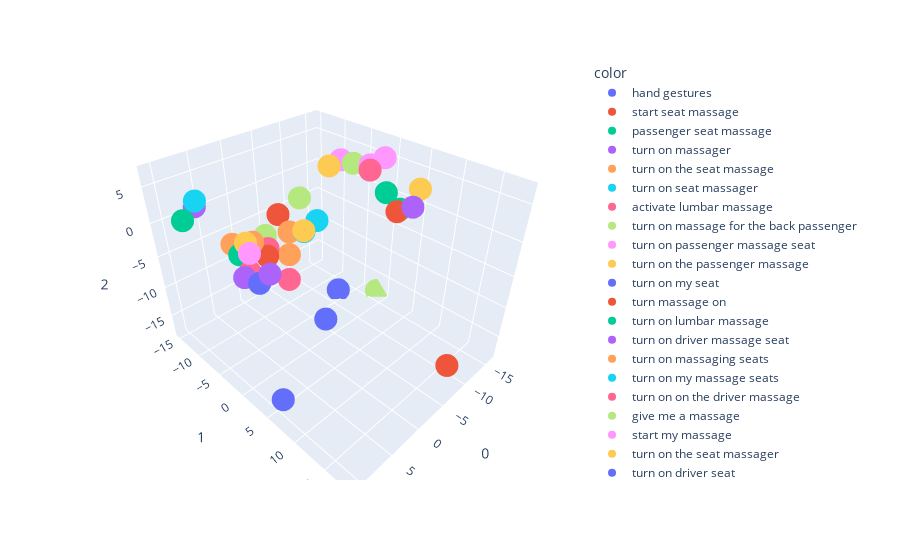

Source (notebook cell):
### Markdown cell above
<span style="font-size:28px; color:yellow">3D plot of LLM Utterances</span>

### Code cell
from sklearn.preprocessing import StandardScaler
from sklearn.decomposition import PCA
from sklearn.manifold import TSNE
import plotly.express as px
import plotly.graph_objs as go
import numpy as np
import pandas as pd

def embedding(utterance : str):
    embedding = hf_small.embed_query(utterance)
    return embedding

pathname = '/home/devbox/test/Diversifying_uttr/data/Seat_massage/'
filename = 'LLM_utt.csv'
in_file = (pathname + filename)
df = pd.read_csv(in_file)
llm_utt_col = df['User_utterance'].to_list()
number_rows = int(input("Number of PCA samples: ")) 

pca_array = []
start_idx = 29
for m, llm in enumerate(llm_utt_col[start_idx-2:start_idx+number_rows]):
    pca_array.append(list(embedding(llm)))
print(f"Original dimension {np.shape(pca_array)}")

std_scaler = StandardScaler()
scaled_df = std_scaler.fit_transform(pca_array)

pca = PCA(n_components=3)
vectors = pca.fit_transform(scaled_df)

print(f'Transformed dimension: {vectors.shape}')
#tsne = TSNE(n_components=3, perplexity=2)
#tsne_result = tsne.fit_transform(scaled_df)
#print(f'TSNE result shape: {tsne_result.shape}')

fig = px.scatter_3d(vectors[:300],x=0,y=1,z=2, color=llm_utt_col[start_idx-2:start_idx+number_rows])
#fig.update_layout(scene_camera_up=dict(x=0, y=0, z=1), scene_camera_eye=dict(x=0, y=-1, z=0))
fig.show()

### Figure 1 — Plotly figure (JSON) as saved in the notebook; plotly's stock layout.template omitted (floating-point values rounded to 4 significant figures)
{"data": [{"hovertemplate": "color=hand gestures<br>0=%{x}<br>1=%{y}<br>2=%{z}<extra></extra>", "legendgroup": "hand gestures", "marker": {"color": "#636efa", "symbol": "circle"}, "mode": "markers", "name": "hand gestures", "scene": "scene", "showlegend": true, "type": "scatter3d", "x": [-11.75], "y": [-5.88], "z": [-17.58]}, {"hovertemplate": "color=start seat massage<br>0=%{x}<br>1=%{y}<br>2=%{z}<extra></extra>", "legendgroup": "start seat massage", "marker": {"color": "#EF553B", "symbol": "circle"}, "mode": "markers", "name": "start seat massage", "scene": "scene", "showlegend": true, "type": "scatter3d", "x": [-0.4981], "y": [-5.726], "z": [0.5535]}, {"hovertemplate": "color=passenger seat massage<br>0=%{x}<br>1=%{y}<br>2=%{z}<extra></extra>", "legendgroup": "passenger seat massage", "marker": {"color": "#00cc96", "symbol": "circle"}, "mode": "markers", "name": "passenger seat massage", "scene": "scene", "showlegend": true, "type": "scatter3d", "x": [8.851], "y": [-12.89], "z": [0.5455]}, {"hovertemplate": "color=turn on massager<br>0=%{x}<br>1=%{y}<br>2=%{z}<extra></extra>", "legendgroup": "turn on massager", "marker": {"color": "#ab63fa", "symbol": "circle"}, "mode": "markers", "name": "turn on massager", "scene": "scene", "showlegend": true, "type": "scatter3d", "x": [-6.737], "y": [10.23], "z": [5.28]}, {"hovertemplate": "color=turn on the seat massage<br>0=%{x}<br>1=%{y}<br>2=%{z}<extra></extra>", "legendgroup": "turn on the seat massage", "marker": {"color": "#FFA15A", "symbol": "circle"}, "mode": "markers", "name": "turn on the seat massage", "scene": "scene", "showlegend": true, "type": "scatter3d", "x": [4.633], "y": [2.512], "z": [3.67]}, {"hovertemplate": "color=turn on seat massager<br>0=%{x}<br>1=%{y}<br>2=%{z}<extra></extra>", "legendgroup": "turn on seat massager", "marker": {"color": "#19d3f3", "symbol": "circle"}, "mode": "markers", "name": "turn on seat massager", "scene": "scene", "showlegend": true, "type": "scatter3d", "x": [4.421], "y": [4.69], "z": [4.55]}, {"hovertemplate": "color=activate lumbar massage<br>0=%{x}<br>1=%{y}<br>2=%{z}<extra></extra>", "legendgroup": "activate lumbar massage", "marker": {"color": "#FF6692", "symbol": "circle"}, "mode": "markers", "name": "activate lumbar massage", "scene": "scene", "showlegend": true, "type": "scatter3d", "x": [-10.99], "y": [0.2267], "z": [5.15]}, {"hovertemplate": "color=turn on massage for the back passenger<br>0=%{x}<br>1=%{y}<br>2=%{z}<extra></extra>", "legendgroup": "turn on massage for the back passenger", "marker": {"color": "#B6E880", "symbol": "circle"}, "mode": "markers", "name": "turn on massage for the back passenger", "scene": "scene", "showlegend": true, "type": "scatter3d", "x": [4.609], "y": [-1.831], "z": [1.36]}, {"hovertemplate": "color=turn on passenger massage seat<br>0=%{x}<br>1=%{y}<br>2=%{z}<extra></extra>", "legendgroup": "turn on passenger massage seat", "marker": {"color": "#FF97FF", "symbol": "circle"}, "mode": "markers", "name": "turn on passenger massage seat", "scene": "scene", "showlegend": true, "type": "scatter3d", "x": [9.243], "y": [1.422], "z": [2.542]}, {"hovertemplate": "color=turn on the passenger massage<br>0=%{x}<br>1=%{y}<br>2=%{z}<extra></extra>", "legendgroup": "turn on the passenger massage", "marker": {"color": "#FECB52", "symbol": "circle"}, "mode": "markers", "name": "turn on the passenger massage", "scene": "scene", "showlegend": true, "type": "scatter3d", "x": [7.931], "y": [-1.065], "z": [2.131]}, {"hovertemplate": "color=turn on my seat<br>0=%{x}<br>1=%{y}<br>2=%{z}<extra></extra>", "legendgroup": "turn on my seat", "marker": {"color": "#636efa", "symbol": "circle"}, "mode": "markers", "name": "turn on my seat", "scene": "scene", "showlegend": true, "type": "scatter3d", "x": [2.933], "y": [6.31], "z": [-7.35]}, {"hovertemplate": "color=turn massage on<br>0=%{x}<br>1=%{y}<br>2=%{z}<extra></extra>", "legendgroup": "turn massage on", "marker": {"color": "#EF553B", "symbol": "circle"}, "mode": "markers", "name": "turn massage on", "scene": "scene", "showlegend": true, "type": "scatter3d", "x": [-5.404], "y": [9.112], "z": [4.803]}, {"hovertemplate": "color=turn on lumbar massage<br>0=%{x}<br>1=%{y}<br>2=%{z}<extra></extra>", "legendgroup": "turn on lumbar massage", "marker": {"color": "#00cc96", "symbol": "circle"}, "mode": "markers", "name": "turn on lumbar massage", "scene": "scene", "showlegend": true, "type": "scatter3d", "x": [-6.245], "y": [6.79], "z": [6.001]}, {"hovertemplate": "color=turn on driver massage seat<br>0=%{x}<br>1=%{y}<br>2=%{z}<extra></extra>", "legendgroup": "turn on driver massage seat", "marker": {"color": "#ab63fa", "symbol": "circle"}, "mode": "markers", "name": "turn on driver massage seat", "scene": "scene", "showlegend": true, "type": "scatter3d", "x": [8.259], "y": [3.345], "z": [0.3589]}, {"hovertemplate": "color=turn on massaging seats<br>0=%{x}<br>1=%{y}<br>2=%{z}<extra></extra>", "legendgroup": "turn on massaging seats", "marker": {"color": "#FFA15A", "symbol": "circle"}, "mode": "markers", "name": "turn on massaging seats", "scene": "scene", "showlegend": true, "type": "scatter3d", "x": [3.392], "y": [0.8319], "z": [-0.6182]}, {"hovertemplate": "color=turn on my massage seats<br>0=%{x}<br>1=%{y}<br>2=%{z}<extra></extra>", "legendgroup": "turn on my massage seats", "marker": {"color": "#19d3f3", "symbol": "circle"}, "mode": "markers", "name": "turn on my massage seats", "scene": "scene", "showlegend": true, "type": "scatter3d", "x": [1.902], "y": [4.006], "z": [4.572]}, {"hovertemplate": "color=turn on on the driver massage<br>0=%{x}<br>1=%{y}<br>2=%{z}<extra></extra>", "legendgroup": "turn on on the driver massage", "marker": {"color": "#FF6692", "symbol": "circle"}, "mode": "markers", "name": "turn on on the driver massage", "scene": "scene", "showlegend": true, "type": "scatter3d", "x": [6.217], "y": [4.025], "z": [-1.05]}, {"hovertemplate": "color=give me a massage<br>0=%{x}<br>1=%{y}<br>2=%{z}<extra></extra>", "legendgroup": "give me a massage", "marker": {"color": "#B6E880", "symbol": "circle"}, "mode": "markers", "name": "give me a massage", "scene": "scene", "showlegend": true, "type": "scatter3d", "x": [-14.27], "y": [-5.669], "z": [3.266]}, {"hovertemplate": "color=start my massage<br>0=%{x}<br>1=%{y}<br>2=%{z}<extra></extra>", "legendgroup": "start my massage", "marker": {"color": "#FF97FF", "symbol": "circle"}, "mode": "markers", "name": "start my massage", "scene": "scene", "showlegend": true, "type": "scatter3d", "x": [-15.27], "y": [-3.437], "z": [3.421]}, {"hovertemplate": "color=turn on the seat massager<br>0=%{x}<br>1=%{y}<br>2=%{z}<extra></extra>", "legendgroup": "turn on the seat massager", "marker": {"color": "#FECB52", "symbol": "circle"}, "mode": "markers", "name": "turn on the seat massager", "scene": "scene", "showlegend": true, "type": "scatter3d", "x": [4.524], "y": [4.775], "z": [4.736]}, {"hovertemplate": "color=turn on driver seat<br>0=%{x}<br>1=%{y}<br>2=%{z}<extra></extra>", "legendgroup": "turn on driver seat", "marker": {"color": "#636efa", "symbol": "circle"}, "mode": "markers", "name": "turn on driver seat", "scene": "scene", "showlegend": true, "type": "scatter3d", "x": [10.79], "y": [7.249], "z": [-14.22]}, {"hovertemplate": "color=can you turn on<br>0=%{x}<br>1=%{y}<br>2=%{z}<extra></extra>", "legendgroup": "can you turn on", "marker": {"color": "#EF553B", "symbol": "circle"}, "mode": "markers", "name": "can you turn on", "scene": "scene", "showlegend": true, "type": "scatter3d", "x": [-6.076], "y": [18.01], "z": [-13.1]}, {"hovertemplate": "color=start driver seat massage<br>0=%{x}<br>1=%{y}<br>2=%{z}<extra></extra>", "legendgroup": "start driver seat massage", "marker": {"color": "#00cc96", "symbol": "circle"}, "mode": "markers", "name": "start driver seat massage", "scene": "scene", "showlegend": true, "type": "scatter3d", "x": [5.27], "y": [-6.635], "z": [-3.271]}, {"hovertemplate": "color=turn on the driver seat massage<br>0=%{x}<br>1=%{y}<br>2=%{z}<extra></extra>", "legendgroup": "turn on the driver seat massage", "marker": {"color": "#ab63fa", "symbol": "circle"}, "mode": "markers", "name": "turn on the driver seat massage", "scene": "scene", "showlegend": true, "type": "scatter3d", "x": [9.509], "y": [0.3763], "z": [-0.9886]}, {"hovertemplate": "color=driver massage<br>0=%{x}<br>1=%{y}<br>2=%{z}<extra></extra>", "legendgroup": "driver massage", "marker": {"color": "#FFA15A", "symbol": "circle"}, "mode": "markers", "name": "driver massage", "scene": "scene", "showlegend": true, "type": "scatter3d", "x": [3.668], "y": [-10.66], "z": [-4.226]}, {"hovertemplate": "color=turn on driver side seat massage<br>0=%{x}<br>1=%{y}<br>2=%{z}<extra></extra>", "legendgroup": "turn on driver side seat massage", "marker": {"color": "#19d3f3", "symbol": "circle"}, "mode": "markers", "name": "turn on driver side seat massage", "scene": "scene", "showlegend": true, "type": "scatter3d", "x": [8.182], "y": [1.473], "z": [-1.479]}, {"hovertemplate": "color=turn on massage for the back passenger side<br>0=%{x}<br>1=%{y}<br>2=%{z}<extra></extra>", "legendgroup": "turn on massage for the back passenger side", "marker": {"color": "#FF6692", "symbol": "circle"}, "mode": "markers", "name": "turn on massage for the back passenger side", "scene": "scene", "showlegend": true, "type": "scatter3d", "x": [5.396], "y": [-0.4675], "z": [0.5385]}, {"hovertemplate": "color=activate my seat massage<br>0=%{x}<br>1=%{y}<br>2=%{z}<extra></extra>", "legendgroup": "activate my seat massage", "marker": {"color": "#B6E880", "symbol": "circle"}, "mode": "markers", "name": "activate my seat massage", "scene": "scene", "showlegend": true, "type": "scatter3d", "x": [-2.22], "y": [-3.46], "z": [3.096]}, {"hovertemplate": "color=massage me<br>0=%{x}<br>1=%{y}<br>2=%{z}<extra></extra>", "legendgroup": "massage me", "marker": {"color": "#FF97FF", "symbol": "circle"}, "mode": "markers", "name": "massage me", "scene": "scene", "showlegend": true, "type": "scatter3d", "x": [-15.48], "y": [-9.248], "z": [2.339]}, {"hovertemplate": "color=turn on my massager<br>0=%{x}<br>1=%{y}<br>2=%{z}<extra></extra>", "legendgroup": "turn on my massager", "marker": {"color": "#FECB52", "symbol": "circle"}, "mode": "markers", "name": "turn on my massager", "scene": "scene", "showlegend": true, "type": "scatter3d", "x": [-8.194], "y": [9.963], "z": [6.869]}, {"hovertemplate": "color=turn on on the driver seat massage<br>0=%{x}<br>1=%{y}<br>2=%{z}<extra></extra>", "legendgroup": "turn on on the driver seat massage", "marker": {"color": "#636efa", "symbol": "circle"}, "mode": "markers", "name": "turn on on the driver seat massage", "scene": "scene", "showlegend": true, "type": "scatter3d", "x": [9.284], "y": [2.768], "z": [-0.633]}, {"hovertemplate": "color=turn on massage for the back driver seat<br>0=%{x}<br>1=%{y}<br>2=%{z}<extra></extra>", "legendgroup": "turn on massage for the back driver seat", "marker": {"color": "#EF553B", "symbol": "circle"}, "mode": "markers", "name": "turn on massage for the back driver seat", "scene": "scene", "showlegend": true, "type": "scatter3d", "x": [6.041], "y": [0.1939], "z": [0.1203]}, {"hovertemplate": "color=turn on all massage<br>0=%{x}<br>1=%{y}<br>2=%{z}<extra></extra>", "legendgroup": "turn on all massage", "marker": {"color": "#00cc96", "symbol": "circle"}, "mode": "markers", "name": "turn on all massage", "scene": "scene", "showlegend": true, "type": "scatter3d", "x": [-5.823], "y": [9.184], "z": [4.981]}, {"hovertemplate": "color=passenger massage<br>0=%{x}<br>1=%{y}<br>2=%{z}<extra></extra>", "legendgroup": "passenger massage", "marker": {"color": "#ab63fa", "symbol": "circle"}, "mode": "markers", "name": "passenger massage", "scene": "scene", "showlegend": true, "type": "scatter3d", "x": [5.874], "y": [-14.92], "z": [0.5794]}, {"hovertemplate": "color=turn on front passenger massage<br>0=%{x}<br>1=%{y}<br>2=%{z}<extra></extra>", "legendgroup": "turn on front passenger massage", "marker": {"color": "#FFA15A", "symbol": "circle"}, "mode": "markers", "name": "turn on front passenger massage", "scene": "scene", "showlegend": true, "type": "scatter3d", "x": [6.925], "y": [-1.16], "z": [1.769]}, {"hovertemplate": "color=on passenger massage<br>0=%{x}<br>1=%{y}<br>2=%{z}<extra></extra>", "legendgroup": "on passenger massage", "marker": {"color": "#19d3f3", "symbol": "circle"}, "mode": "markers", "name": "on passenger massage", "scene": "scene", "showlegend": true, "type": "scatter3d", "x": [6.671], "y": [-13.13], "z": [2.376]}, {"hovertemplate": "color=turn on driver 's seat massage<br>0=%{x}<br>1=%{y}<br>2=%{z}<extra></extra>", "legendgroup": "turn on driver 's seat massage", "marker": {"color": "#FF6692", "symbol": "circle"}, "mode": "markers", "name": "turn on driver 's seat massage", "scene": "scene", "showlegend": true, "type": "scatter3d", "x": [8.83], "y": [0.534], "z": [-0.5153]}, {"hovertemplate": "color=start back<br>0=%{x}<br>1=%{y}<br>2=%{z}<extra></extra>", "legendgroup": "start back", "marker": {"color": "#B6E880", "symbol": "circle"}, "mode": "markers", "name": "start back", "scene": "scene", "showlegend": true, "type": "scatter3d", "x": [-16.32], "y": [-1.752], "z": [-17.97]}, {"hovertemplate": "color=activate my massage<br>0=%{x}<br>1=%{y}<br>2=%{z}<extra></extra>", "legendgroup": "activate my massage", "marker": {"color": "#FF97FF", "symbol": "circle"}, "mode": "markers", "name": "activate my massage", "scene": "scene", "showlegend": true, "type": "scatter3d", "x": [-14.26], "y": [-0.103], "z": [5.735]}, {"hovertemplate": "color=massage my back<br>0=%{x}<br>1=%{y}<br>2=%{z}<extra></extra>", "legendgroup": "massage my back", "marker": {"color": "#FECB52", "symbol": "circle"}, "mode": "markers", "name": "massage my back", "scene": "scene", "showlegend": true, "type": "scatter3d", "x": [-13.81], "y": [-9.991], "z": [1.673]}], "layout": {"legend": {"title": {"text": "color"}, "tracegroupgap": 0}, "margin": {"t": 60}, "scene": {"domain": {"x": [0, 1], "y": [0, 1]}, "xaxis": {"title": {"text": "0"}}, "yaxis": {"title": {"text": "1"}}, "zaxis": {"title": {"text": "2"}}}}}
